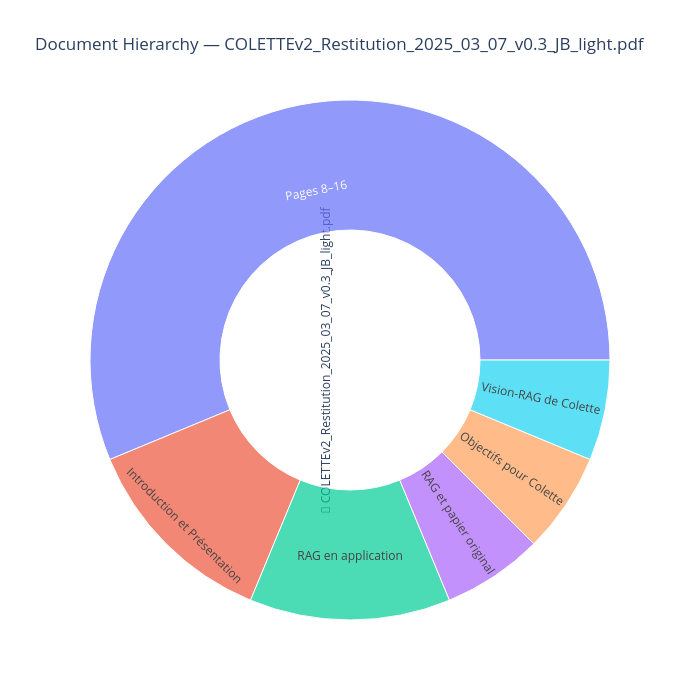

The cell this chart's notebook holds for it:
### Markdown cell above
## 5. Interactive Hierarchy Tree (Sunburst)

Each ring represents one level of the document hierarchy.  Sector size = number of pages covered by that node.

### Code cell
def build_sunburst_data(hierarchy):
    ids, labels, parents, values, customdata = [], [], [], [], []
    root_id = hierarchy.doc_name
    ids.append(root_id)
    labels.append(f'📄 {Path(hierarchy.doc_name).name}')
    parents.append('')
    values.append(hierarchy.page_count)
    customdata.append(hierarchy.doc_description)

    def _walk(nodes, parent_id):
        for n in nodes:
            node_id = f'{root_id}/{n.node_id}'
            ids.append(node_id)
            labels.append(n.title)
            parents.append(parent_id)
            values.append(max(1, n.end_page - n.start_page + 1))
            customdata.append(
                f'Pages {n.start_page}–{n.end_page}\n{n.summary}' if n.summary
                else f'Pages {n.start_page}–{n.end_page}'
            )
            _walk(n.children, node_id)

    _walk(hierarchy.nodes, root_id)
    return ids, labels, parents, values, customdata


for h in hierarchies:
    ids, labels, parents, values, customdata = build_sunburst_data(h)
    fig = go.Figure(go.Sunburst(
        ids=ids, labels=labels, parents=parents, values=values,
        customdata=customdata,
        hovertemplate='<b>%{label}</b><br>%{customdata}<extra></extra>',
        branchvalues='total',
        maxdepth=4,
    ))
    fig.update_layout(
        title=f'Document Hierarchy — {Path(h.doc_name).name}',
        width=700, height=700,
    )
    fig.show()

### Figure 1 — Plotly figure (JSON) as saved in the notebook; plotly's stock layout.template omitted (floating-point values rounded to 4 significant figures)
{"data": [{"branchvalues": "total", "customdata": ["This document is a presentation about COLETTE, a technical service for GenAI-oriented applications developed by Airbus and CNES, featuring an open-source LLM-based RAG system with a parameter memory and a user interface.", "Pages 0–1\nThis document introduces Colette, a technical training course for GenAI-oriented applications. Held at CNES on March 7, 2025, it is co-organized by Airbus and CNES, focusing on practical AI implementation in aerospace and defense sectors.", "Pages 2–2\nThis slide introduces a research paper on RAG (Retrieval-Augmented Generation) using a parametric memory (LLM). It highlights joint learning of generator and retriever, application in RAG, and publication at NeurIPS 2020. The diagram illustrates the system architecture with components like document retrieval, generation, and memory updates.", "Pages 3–4\nThis slide outlines challenges in applying RAG, including document extraction, handling non-textual data, and model limitations. It highlights the need for better Q&A support and diverse model training. A diagram illustrates a pipeline involving pre-processing, RAG-LLM, and LLM components for retrieval and generation.", "Pages 5–5\nThe Colette project aims to maximize document source retrieval, optimize RAG with parametric and non-parametric models, and ensure accuracy and functionality. It uses VLLM for multimodal LLMs to process documents in image form, enabling vision-RAG capabilities.", "Pages 6–6\nColette's Vision-RAG uses a cortex visual + natural language model to process documents. It handles various formats like images, PDFs, and HTML, with OCR and VLM for text extraction and image resolution.", "Pages 7–15\nThe COLETTE system integrates VLMs for document indexing, enabling multimodal RAG. It processes PDFs into images, detects layout, and uses VLMs for embedding and retrieval, ensuring accurate reading and enhanced search capabilities."], "hovertemplate": "<b>%{label}</b><br>%{customdata}<extra></extra>", "ids": ["/data1/ldejesus/repos/public/colette/docs/pdf/COLETTEv2_Restitution_2025_03_07_v0.3_JB_light.pdf", "/data1/ldejesus/repos/public/colette/docs/pdf/COLETTEv2_Restitution_2025_03_07_v0.3_JB_light.pdf/0001", "/data1/ldejesus/repos/public/colette/docs/pdf/COLETTEv2_Restitution_2025_03_07_v0.3_JB_light.pdf/0002", "/data1/ldejesus/repos/public/colette/docs/pdf/COLETTEv2_Restitution_2025_03_07_v0.3_JB_light.pdf/0003", "/data1/ldejesus/repos/public/colette/docs/pdf/COLETTEv2_Restitution_2025_03_07_v0.3_JB_light.pdf/0004", "/data1/ldejesus/repos/public/colette/docs/pdf/COLETTEv2_Restitution_2025_03_07_v0.3_JB_light.pdf/0005", "/data1/ldejesus/repos/public/colette/docs/pdf/COLETTEv2_Restitution_2025_03_07_v0.3_JB_light.pdf/0006"], "labels": ["📄 COLETTEv2_Restitution_2025_03_07_v0.3_JB_light.pdf", "Introduction et Présentation", "RAG et papier original", "RAG en application", "Objectifs pour Colette", "Vision-RAG de Colette", "Pages 8–16"], "maxdepth": 4, "parents": ["", "/data1/ldejesus/repos/public/colette/docs/pdf/COLETTEv2_Restitution_2025_03_07_v0.3_JB_light.pdf", "/data1/ldejesus/repos/public/colette/docs/pdf/COLETTEv2_Restitution_2025_03_07_v0.3_JB_light.pdf", "/data1/ldejesus/repos/public/colette/docs/pdf/COLETTEv2_Restitution_2025_03_07_v0.3_JB_light.pdf", "/data1/ldejesus/repos/public/colette/docs/pdf/COLETTEv2_Restitution_2025_03_07_v0.3_JB_light.pdf", "/data1/ldejesus/repos/public/colette/docs/pdf/COLETTEv2_Restitution_2025_03_07_v0.3_JB_light.pdf", "/data1/ldejesus/repos/public/colette/docs/pdf/COLETTEv2_Restitution_2025_03_07_v0.3_JB_light.pdf"], "type": "sunburst", "values": [16, 2, 1, 2, 1, 1, 9]}], "layout": {"height": 700, "title": {"text": "Document Hierarchy — COLETTEv2_Restitution_2025_03_07_v0.3_JB_light.pdf"}, "width": 700}}
